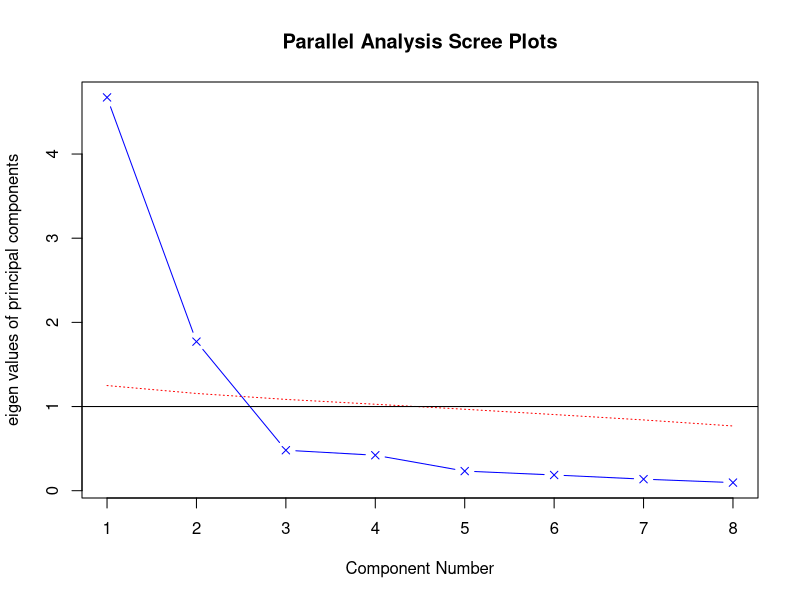
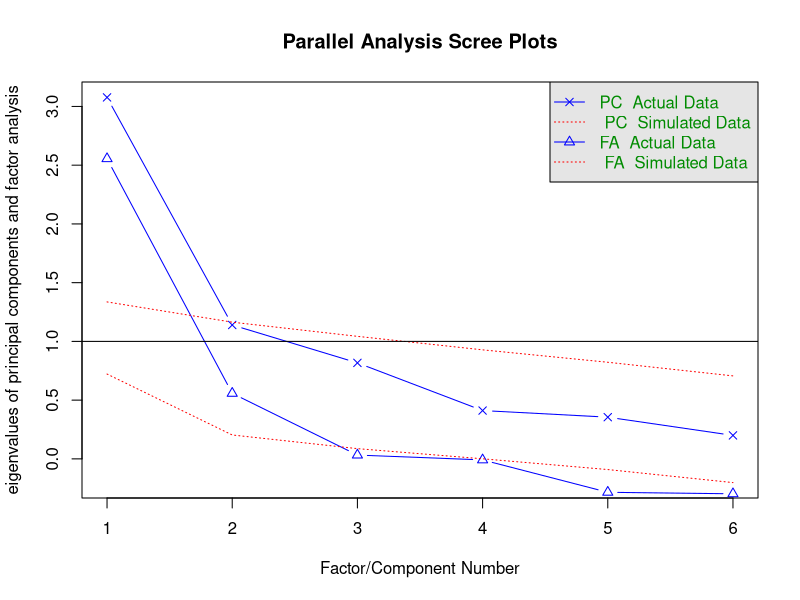
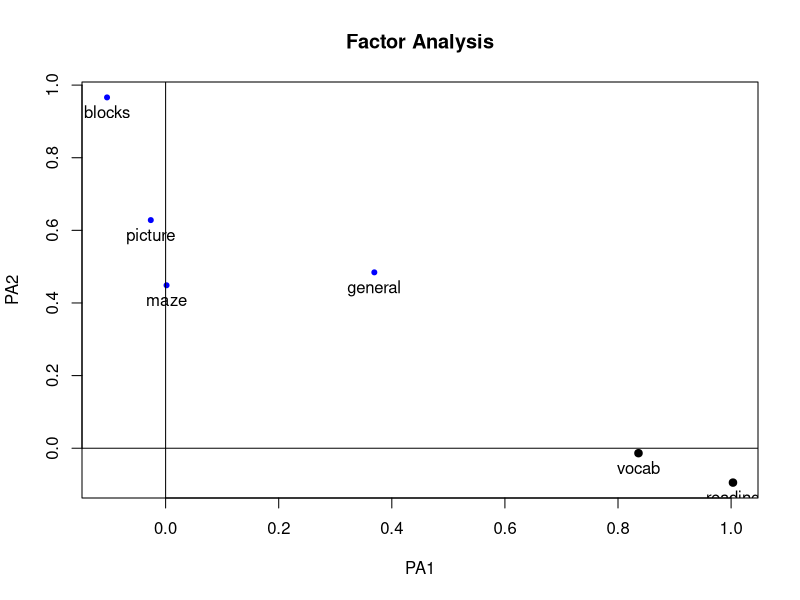
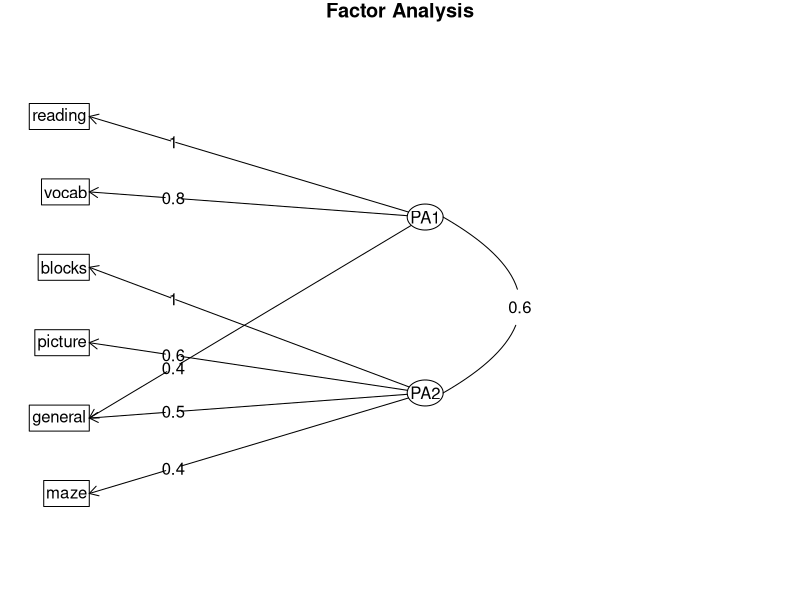

R code for these plots, in order:
library(psych)
pc <- principal(USJudgeRatings[ ,-1], nfactors = -1)
pc

fa.parallel(Harman23.cor$cov, n.obs = 302, fa = 'pc', show.legend = F)

PC <- principal(Harman23.cor$cov, nfactors = 2, rotate = 'none')
PC

rc <- principal(Harman23.cor$cov, nfactors = 2, rotate = 'varimax')
rc

pc <- principal(USJudgeRatings[ ,-1], nfactors = 1, scores = T)
head(pc$scores)
cor(USJudgeRatings$CONT, pc$scores)

rc <- principal(Harman23.cor$cov, nfactors = 2, rotate = 'varimax')
round(unclass(rc$weights), 2)

#Factorial analysis
covariances <- ability.cov$cov
correlations <- cov2cor(covariances)
correlations

fa.parallel(correlations, n.obs = 112, fa = 'both', n.iter = 100)

fa_c <- fa(correlations, nfactors = 2, rotate = 'none', fm = 'pa')
fa_c

fa.varimax <- fa(correlations, nfactors = 2, rotate = 'varimax', fm = 'pa')
fa.varimax

fa.promax <- fa(correlations, nfactors = 2, rotate = 'promax', fm = 'pa')
fa.promax
fa.plot(fa.promax, labels = rownames(fa.promax$loadings))
fa.diagram(fa.promax, simple = F)